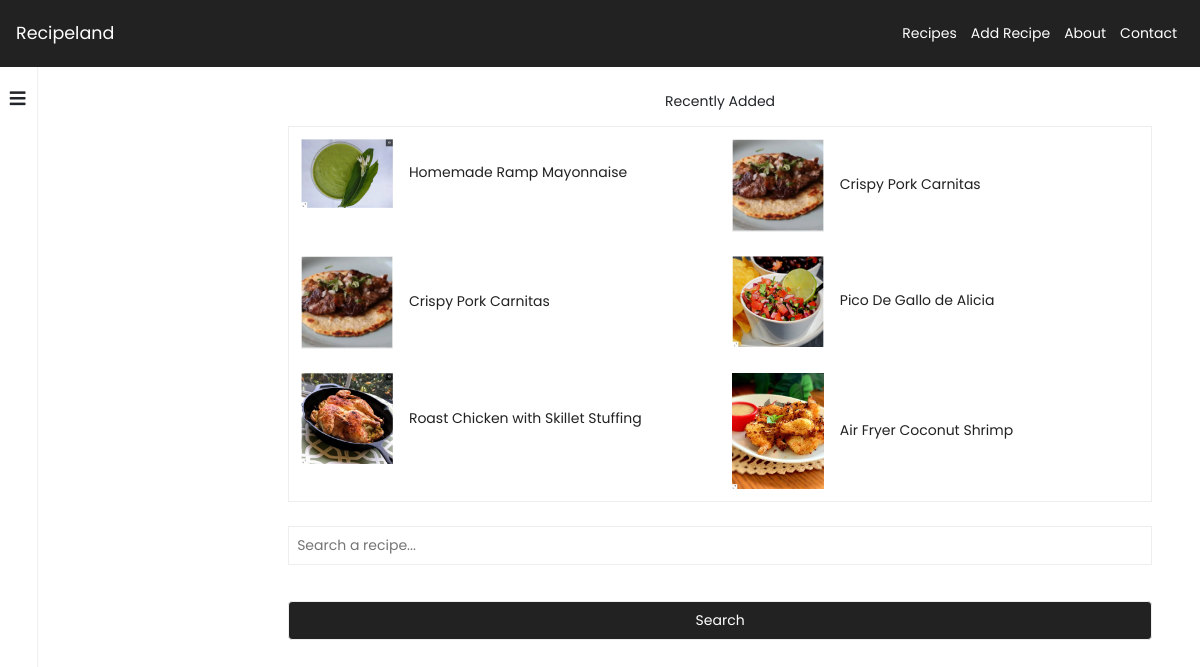
The page / on the database its author committed.
### tables this page shows
CREATE TABLE `recipes` (
  `id` int(11) NOT NULL,
  `name` varchar(50) NOT NULL,
  `type` varchar(50) NOT NULL,
  `calories` double NOT NULL,
  `difficulty` int(11) NOT NULL,
  `cookingtime` int(11) NOT NULL,
  `description` varchar(500) NOT NULL,
  `keywords` varchar(500) NOT NULL,
  `ingredients` varchar(500) NOT NULL
);

### db.php (called while the page is built, shortened)
<?php
$vt = mysqli_connect("localhost", "root", "", "recipesdb");
mysqli_set_charset($vt,'utf8');
class Recipe{
    function __construct($info,$vt)
    {
        $this->id = $info['id'];
        $this->name = $info['name'];
        $stmt = $vt->query("SELECT * FROM recipesteps WHERE recipeid=$this->id");
        $stmt = $vt->query("SELECT * FROM recipeimages WHERE recipeid=$this->id");
    }
}
function allRecipes()
{
    global $vt;
    $stmt = $vt->query("SELECT * FROM recipes ORDER BY id desc");
    $recipes=[];
    while($row = $stmt->fetch_assoc()){
        array_push($recipes,new Recipe($row,$vt));
    }
    return $recipes;
}

### index.php (the view, shortened to what this page needs)
<!doctype html>
<html lang="en">
<head>
    <link rel="stylesheet" href="https://stackpath.bootstrapcdn.com/bootstrap/4.3.1/css/bootstrap.min.css">
    <link rel="stylesheet" href="https://cdnjs.cloudflare.com/ajax/libs/font-awesome/5.15.3/css/all.min.css">
    <link rel="stylesheet" href="css/style.css">
</head>
<body>
    <?php
    require_once 'header.php';
    require_once 'db.php';
    ?>
    <div class="main-content">
        <?php
        require_once 'quickaccess.php';
        ?>
        <div class="right-main-content">
            <form method="GET" action="search.php" class="recipes-container d-flex align-items-center justify-content-center flex-column">
                <p>Recently Added</p>
                <div class="recipes">
                    <?php
                    $recipes = allRecipes();
                    foreach ($recipes as $recipe) {
                        echo "<a href='recipe-info.php?id=$recipe->id'
                                ><img src='{$recipe->images[0]}'/> $recipe->name</a>";
                    }
                    ?>
                </div>
                <input type="text" name="search" placeholder="Search a recipe..." class="search-input" required>
                <input type="submit" value="Search">
            </form>
        </div>
    </div>
</body>
</html>

### css/style.css (style rules this page uses)
* { padding: 0px; margin: 0px; text-decoration: none !important; font-size: 14px; outline: none; }
body { font-family: 'Poppins', sans-serif; overflow-y: scroll; min-height: 100vh; }
input[type="button"], input[type="file"],input[type="submit"] { background: #222222; outline: none; border: none; cursor: pointer; color: #fff; border-radius: 4px; border: 1px solid #222222; -webkit-transition: 300ms all; transition: 300ms all; }
.main-content { min-height: 100vh; display: -webkit-box; display: -ms-flexbox; display: flex; }
.main-content .right-main-content { width: 100% !important; position: relative; }
.main-content .right-main-content input, .main-content .right-main-content textarea { margin-bottom: 12px; padding: 4px; }
.main-content .right-main-content .recipes-container { margin-top: 24px !important; }
.main-content .right-main-content .recipes-container .recipes { display: -ms-grid; display: grid; -ms-grid-columns: 1fr 1fr; grid-template-columns: 1fr 1fr; border: 1px solid #eee; width: 90%; }
.main-content .right-main-content .recipes-container .recipes a { padding: 12px; color: #222222; -webkit-transition: 200ms all; transition: 200ms all; }
.main-content .right-main-content .recipes-container .recipes a img { width: 92px; margin-right: 12px; }
.main-content .right-main-content .recipes-container input { margin-top: 24px; width: 90%; padding: 8px; border: 1px solid #eee; }

### rows shown on the page
recipes: shows a picture, name "Homemade Ramp Mayonnaise"
recipes: name "Crispy Pork Carnitas"
recipes: name "Crispy Pork Carnitas"
recipes: shows a picture, name "Pico De Gallo de Alicia"
recipes: shows a picture, name "Roast Chicken with Skillet Stuffing"
recipes: shows a picture, name "Air Fryer Coconut Shrimp"
